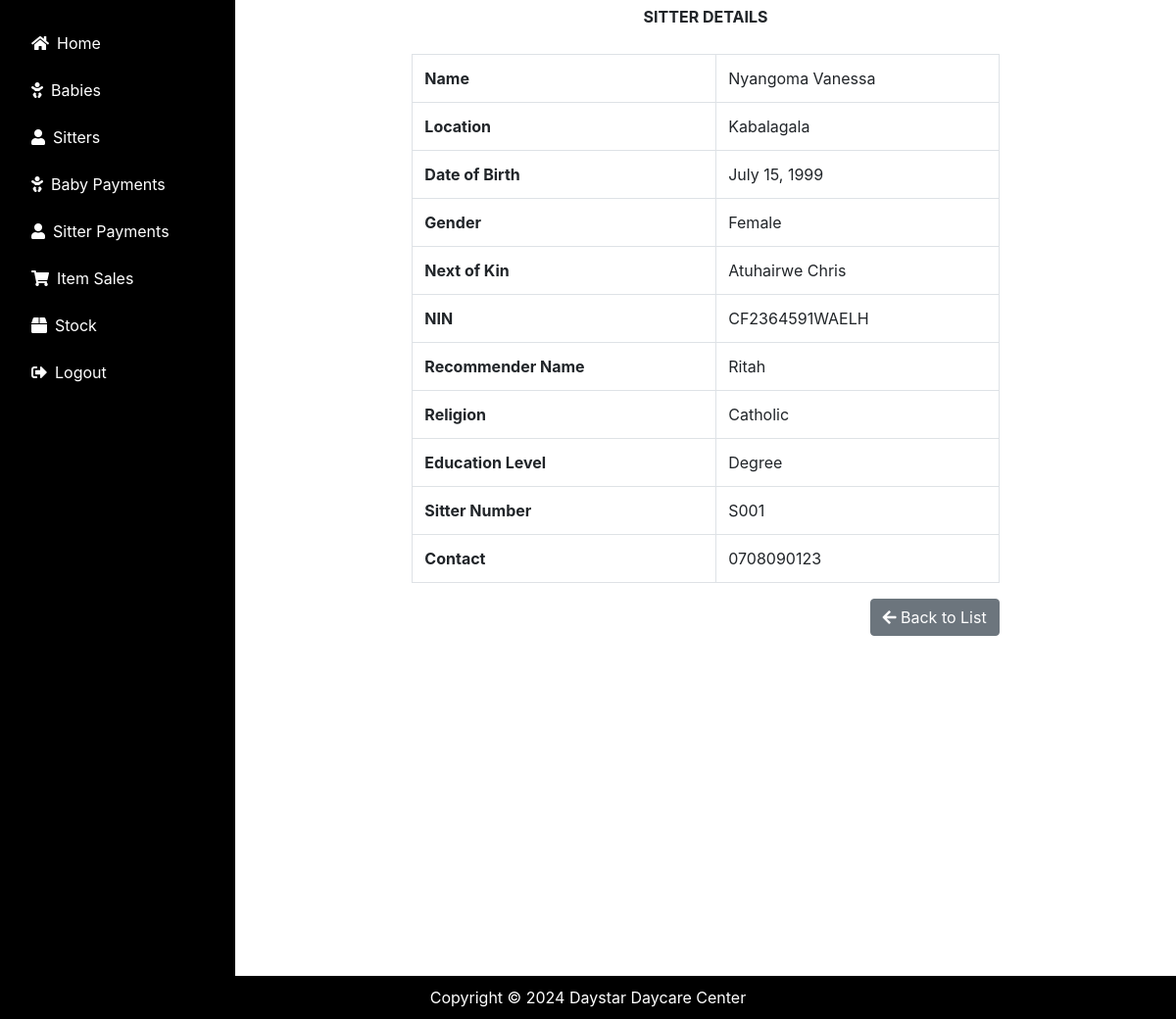
The app's page /sitters/1/ (signed in) with its own data.
### daycare/models.py (models this page shows, shortened)
class Sitter(models.Model):
    s_name = models.CharField(max_length=20)
    location = models.CharField(max_length=20, default='Kabalagala')
    date_of_birth = models.DateField()
    gender = models.CharField(max_length=10, choices=[('M', 'Male'), ('F', 'Female')])
    next_of_kin = models.CharField(max_length=20)
    nin = models.CharField(max_length=20)
    recommender_name = models.CharField(max_length=20)
    religion = models.CharField(max_length=25, blank=True)
    education_level = models.CharField(max_length=255)
    sitter_number = models.CharField(max_length=8,  unique=True,blank=False, null=True)
    contact = models.CharField(max_length=15)

### daycare/views.py (the view)
# urls.py: path('sitters/<int:sitter_id>/', views.view_sitter, name='view_sitter'),
@login_required
def view_sitter(request, sitter_id):
    sitter = get_object_or_404(Sitter, pk=sitter_id)
    return render(request, 'daycare/sitter_detail.html', {'sitter': sitter})

### daycare/templates/daycare/sitter_detail.html
{% extends 'daycare/base.html' %}
{% block content %}
<div class="container">
    <h1 class="mb-4" style="text-align: center;"><b>SITTER DETAILS</b></h1>
    <div class="row">
        <div class="col-md-8 offset-md-2">
            <table class="table table-bordered mt-1">
                <tbody>
                    <tr>
                        <th>Name</th>
                        <td>{{ sitter.s_name }}</td>
                    </tr>
                    <tr>
                        <th>Location</th>
                        <td>{{ sitter.location }}</td>
                    </tr>
                    <tr>
                        <th>Date of Birth</th>
                        <td>{{ sitter.date_of_birth }}</td>
                    </tr>
                    <tr>
                        <th>Gender</th>
                        <td>{{ sitter.get_gender_display }}</td>
                    </tr>
                    <tr>
                        <th>Next of Kin</th>
                        <td>{{ sitter.next_of_kin }}</td>
                    </tr>
                    <tr>
                        <th>NIN</th>
                        <td>{{ sitter.nin }}</td>
                    </tr>
                    <tr>
                        <th>Recommender Name</th>
                        <td>{{ sitter.recommender_name }}</td>
                    </tr>
                    <tr>
                        <th>Religion</th>
                        <td>{{ sitter.religion }}</td>
                    </tr>
                    <tr>
                        <th>Education Level</th>
                        <td>{{ sitter.education_level }}</td>
                    </tr>
                    <tr>
                        <th>Sitter Number</th>
                        <td>{{ sitter.sitter_number }}</td>
                    </tr>
                    <tr>
                        <th>Contact</th>
                        <td>{{ sitter.contact }}</td>
                    </tr>
                </tbody>
            </table>
            <div class="text-right">
                <a href="{% url 'list_sitters' %}" class="btn btn-secondary"><i class="fas fa-arrow-left"></i> Back to List</a>
            </div>
        </div>
    </div>
</div>
{% endblock %}

### daycare/templates/daycare/base.html (style rules this page uses)
body { margin: 0; padding-bottom: 60px; overflow-x: hidden; }

### records on screen
Sitter: s_name "Nyangoma Vanessa", location "Kabalagala", date_of_birth "July 15, 1999", gender "Female", next_of_kin "Atuhairwe Chris", nin "CF2364591WAELH", recommender_name "Ritah", religion "Catholic", education_level "Degree", sitter_number "S001", contact "0708090123"
